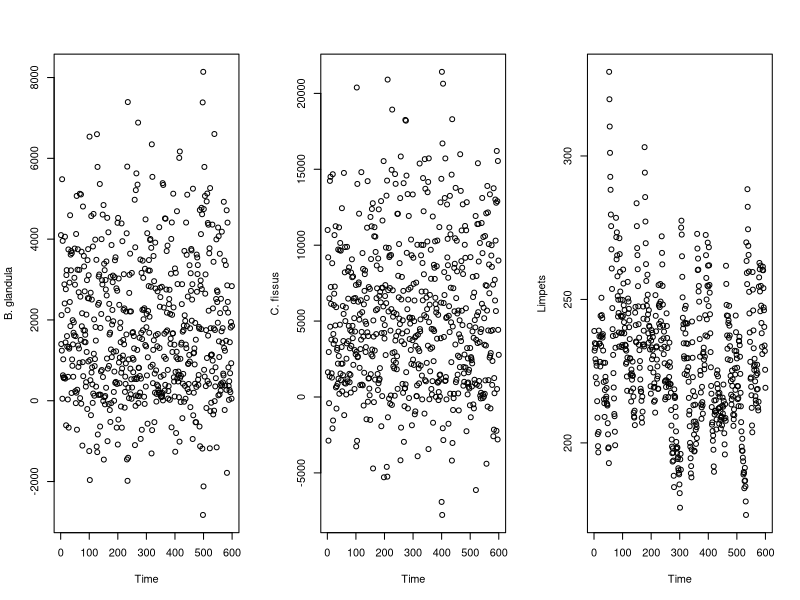
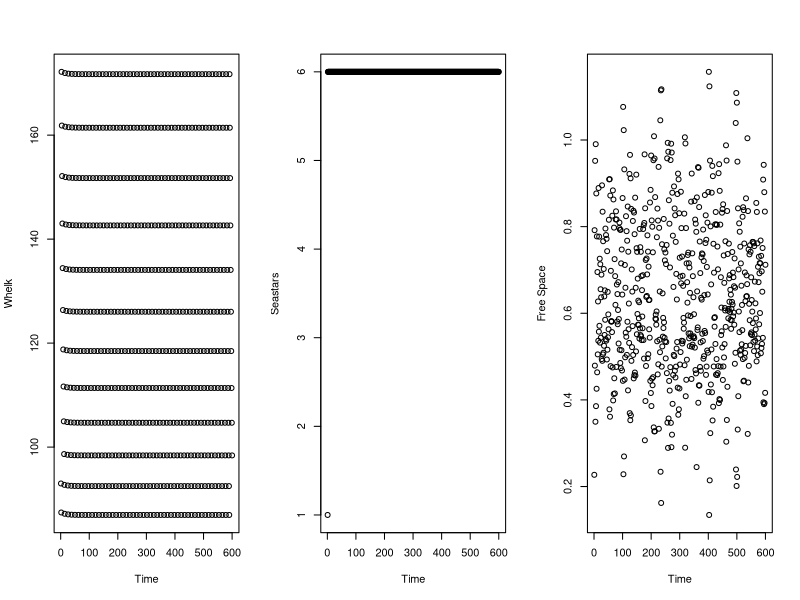

Recreate these plots in R, in order.


do.free.space.calculation <- function(T, B, size.B, C, size.C, L, size.L) {
  # T = total area
  # B is the population size of Balanus glandula
  # size.B = average size of adult B. glandula
  # C is population size of Chthamalus fissus/dalli
  # size.C = average size of C. fissus/dalli
  # L is population size of limpets
  # size.L = average size of an adult limpet
  F <- T - (B*size.B + C*size.C + L*size.L)
  return(F)
}

# for barnacles and limpets
do.potential.recruitment <- function(F, size.x, size.recruit.x, larvae.x) {
  # F is the amount of free space on the rock
  # size.x is the average size (e.g. size.B, size.C, or size.L)
  # size.recruit.x is the size of a recruit
  # larvae.x is the number of settling larvae of species x
  L <- (F/size.x)*(1-exp(-size.recruit.x*larvae.x/F))
  return(L)
}

do.actual.recruitment <- function(F, L, L.B, size.B, L.C, size.C, L.L, size.L) {
  # NOTE THIS EQUATION IS DIFFERENT FROM IN THE TEXT--DON'T KNOW WHAT S IS
  # L.B is potential recruits of B. glandula
  # L.C is potential recruits of C. fissus/dalli
  # L.L is potential recruits of limpets
  # size.B = average size of adult B. glandula
  # size.C = average size of C. fissus/dalli
  # size.L = average size of an adult limpet
  R <- F*L / (L.B*size.B + L.C*size.C + L.L*size.L)
  return(R)
}

do.population.size.barnacles <- function(S, p.whelk, W.prev, X.prev, S.r, R, p.star, S.prev) {
  # S is survivorship (before whelk predation)
  # p.whelk is the encounter rate of barnacles by whelks
  # W.prev is the whelk population size in the previous month
  # X.prev is the barnacle population size in the previous month
  # S.r is the survivorship of recruits
  # R is the number of recruits
  # p.star is the encounter rate of barnacles by whelks
  # S.prev is the whelk population size in the previous month
  X <- S*(1-p.whelk*W.prev-p.star*S.prev)*X.prev + S.r*R
  return (X)
}

do.population.size.limpets <- function(S, L.prev, S.r, R, delta) {
  # S is survivorship
  # L.prev is the limpet population size in the previous month
  # S.r is the survivorship of recruits
  # R is the number of recruits
  # delta is density-dependence 
  L <- S*L.prev + S.r*R*exp(delta*L.prev)
  return(L)
}

do.population.size.whelks <- function(W.prev, 
                                      #W.feeding, 
                                      S, 
                                      R) {
  # W.prev is whelk population size in the previous month
  # p is per capita predation rate
  # B.prev is the B. glandula population
  # C.prev is the C. fissus/dalli population
  # R is the recruitment rate
  # S is the survival rate
  # W.feeding is food intake
  
  # note that the functional form of this population model is unclear
  # from the manuscript. Alternate model forms could be:
  W <- W.prev * S + R
  # W <- W.prev * W. feeding + R
  # W <- W.prev*W.feeding*S + R
  
  return(W)
}

do.whelk.recruitment <- function(avg.C, avg.B, p, Y, W.prev, B.prev, C.prev) {
  # avg.C is the average number of C. fissus/dalli from April through June
  # avg. B is the average number of B. glandula from April through June
  # p is the per capita predation rate
  R <- (avg.C + avg.B)*3*p*Y*W.prev*(B.prev+C.prev)
  if (R > 90) {
    # note that if the max. recruitment rate is not set, then
    # whelk recruitment becomes very large very quickly
    R <- 90
  }
  return(R)
}

do.population.size.seastar <- function(S, P.prev, R) {
  # S is seastar adult survival
  # P.prev is previous seastar population size
  P <- S*P.prev + survival.recruit.P*R
  if (P > 6) {
    P <- 6
  }
  if(P<0) {
    P <- 0
  }
  return(P)
}

# ----------------------------------------------------------------------------------------------------
# model parameters
size.B <- .000098
size.C <- .000032
size.L <- .00008

size.recruit.B <- .000003
size.recruit.C <- .000003
size.recruit.L <- .000003
  
survival.B <- .7
survival.C <- .7
survival.L <- .97
survival.W <- .94
survival.P <- .992


survival.recruit.B <- .7
survival.recruit.C <- .7
survival.recruit.L <- .88
survival.recruit.P <- .998

delta <- -.02 # density dependence for limpets
p.whelk <- .01 # per capita whelk predation rate
Y <- .01 # whelk conversion rate
p.seastar <- .007 # per capita whelk predation rate

T <- 1

# ----------------------------------------------------------------------------------------------------
# Initial conditions

years <- 50
timesteps <- years*12
month <- rep(c("Apr", "May", "Jun", "Jul", "Aug", 
               "Sep", "Oct", "Nov", "Dec", "Jan", "Feb", "Mar"), years)
summer <- c("Apr", "May", "Jun", "Jul", "Aug", "Sep")
winter <- c("Oct", "Nov", "Dec", "Jan", "Feb", "Mar")

B <- C <- L <- W <- P <- F <- rep(NA, timesteps)
B[1] <- 4100
C[1] <- 11000
#B[1] <- 0
#C[1] <- 0
L[1] <- 239
W[1] <- 93
P[1] <- 1

F[1] <- do.free.space.calculation(T=T, B=B[1], size.B=size.B, C=C[1], 
                                  size.C=size.C, L=L[1], size.L=size.L)

B.mean <- 50000
B.stdev <- sqrt(3.24*10^10)
location.B <- log(B.mean^2 / sqrt(B.stdev^2 + B.mean^2))
shape.B <- sqrt(log(1 + (B.stdev^2 / B.mean^2)))

C.mean <- 30000
C.stdev <- sqrt(3.6*10^9)
location.C <- log(C.mean^2 / sqrt(C.stdev^2 + C.mean^2))
shape.C <- sqrt(log(1 + (C.stdev^2 / C.mean^2)))

L.mean <- 3000
L.stdev <- sqrt(2.8*10^7)
location.L <- log(L.mean^2 / sqrt(L.stdev^2 + L.mean^2))
shape.L <- sqrt(log(1 + (L.stdev^2 / L.mean^2)))

P.mean <- 3800
P.stdev <- sqrt(3.7*10^7)
location.P <- log(P.mean^2 / sqrt(P.stdev^2 + P.mean^2))
shape.P <- sqrt(log(1 + (P.stdev^2 / P.mean^2)))

for (t in 2:timesteps) {
  B.potential.recruits <- do.potential.recruitment(F=F[t-1], size.x=size.B, size.recruit.x=size.recruit.B, 
                                         larvae.x=rlnorm(n=1, location.B, shape.B))
  C.potential.recruits <- do.potential.recruitment(F=F[t-1], size.x=size.C, size.recruit.x=size.recruit.C, 
                                         larvae.x=rlnorm(n=1, location.C, shape.C))
  L.potential.recruits <- do.potential.recruitment(F=F[t-1], size.x=size.L, size.recruit.x=size.recruit.L, 
                                         larvae.x=rlnorm(n=1, location.L, shape.L))

  # note that there are more recruits than potential recruits :(
  B.recruits <- do.actual.recruitment(F=F[t-1], L= B.potential.recruits, L.B=B.potential.recruits, 
                                      size.B=size.B, L.C=C.potential.recruits, size.C=size.C,
                                      L.L=L.potential.recruits, size.L=size.L)
  C.recruits <- do.actual.recruitment(F=F[t-1], L= C.potential.recruits, L.B=B.potential.recruits, 
                                      size.B=size.B, L.C=C.potential.recruits, size.C=size.C,
                                      L.L=L.potential.recruits, size.L=size.L)
  L.recruits <- do.actual.recruitment(F=F[t-1], L= L.potential.recruits, L.B=B.potential.recruits, 
                                      size.B=size.B, L.C=C.potential.recruits, size.C=size.C,
                                      L.L=L.potential.recruits, size.L=size.L)
  P.recruits <- rlnorm(n=1, location.P, shape.P)
  
  # make sure that we only recruit as many as we have
  if (B.potential.recruits > B.recruits) {B.recruits <- B.potential.recruits}
  if (C.potential.recruits > C.recruits) {C.recruits <- C.potential.recruits}
  if (L.potential.recruits > L.recruits) {L.recruits <- L.potential.recruits}
  
  B[t] <- do.population.size.barnacles(S=survival.B, p.whelk=p.whelk, W.prev = W[t-1], X.prev=B[t-1],
                                       S.r = survival.recruit.B, R=B.recruits, p.star=p.seastar, S.prev=P[t-1])
  C[t] <- do.population.size.barnacles(S=survival.C, p.whelk=p.whelk, W.prev = W[t-1], X.prev=C[t-1],
                                       S.r = survival.recruit.C, R=C.recruits, p.star=p.seastar, S.prev=P[t-1])
  L[t] <- do.population.size.limpets(S=survival.L, L.prev=L[t-1], S.r=survival.recruit.L, R=L.recruits, delta=delta)
 
  if(month[t] == "Jun") {
    W.recruits <- do.whelk.recruitment(avg.C=mean(c(C[t], C[t-1], C[t-2])), 
                                       avg.B=mean(c(B[t], B[t-1], B[t-2])),
                                       p=p.whelk, Y=Y, W.prev=W[t-1], B.prev=B[t], C.prev=C[t])   
  } else {
    W.recruits <- 0
  }
  
  ## Include this if using form of whelk population model that depends 
  ## on barnacle population size
  
  # if(month[t] %in% summer) {
  #   W.feeding <- p.whelk*(B[t-1]+C[t-1]) / (1+ (p.whelk*(B[t-1]+C[t-1])))
  # } else {
  #   W.feeding <- p.whelk*(B[t-6]+C[t-6]) / (1+ (p.whelk*(B[t-6]+C[t-6])))
  # }
  
  W[t] <- do.population.size.whelks(W.prev=W[t-1],
                                    #W.feeding = W.feeding, 
                                    S = survival.W,
                                    R=W.recruits)
  
  P[t] <- do.population.size.seastar(S=survival.P, P.prev=P[t-1], R=P.recruits)
  
  F[t] <- do.free.space.calculation(T=T, B=B[t], size.B=size.B, C=C[t], 
                                    size.C=size.C, L=L[t], size.L=size.L)

}

quartz(width=8, height=4)
par(mfrow=c(1,3))
plot(B, xlab="Time", ylab="B. glandula")
plot(C, xlab="Time", ylab="C. fissus")
plot(L, xlab="Time", ylab="Limpets")

quartz(width=6, height=4)
par(mfrow=c(1,3))
plot(W, xlab="Time", ylab="Whelk")
plot(P, xlab="Time", ylab="Seastars")
plot(F, xlab = "Time", ylab = "Free Space")
